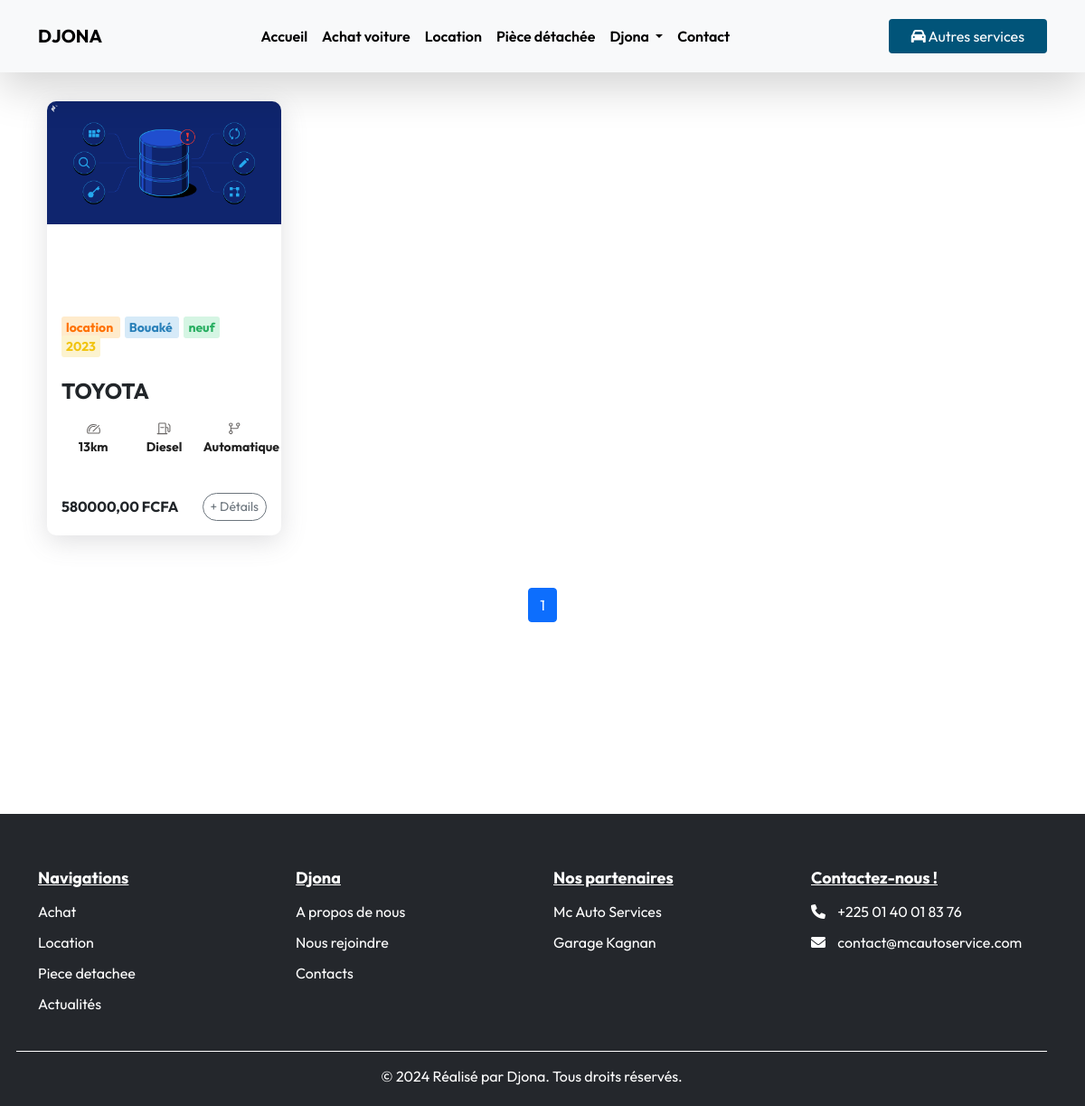
Page /recherche-vehicule/ on the committed database.
### djona_admin/models.py (models this page shows, shortened)
class Produit(models.Model):
    id = models.AutoField(primary_key=True)
    hashed_id = models.CharField(max_length=64, editable=False, unique=True)
    images = models.ManyToManyField('Image', related_name='produits')
    marque = models.CharField(max_length=255)
    modele = models.CharField(max_length=255)
    annee = models.CharField(max_length=4)
    CARBURANT_CHOICES = [
        ('essence', 'Essence'),
        ('diesel', 'Diesel'),
        ('hybride', 'Hybride'),
        ('electrique', 'Électrique'),
    ]
    carburant = models.CharField(max_length=50, choices=CARBURANT_CHOICES)
    type = models.CharField(max_length=255)
    kilometrage = models.PositiveIntegerField(validators=[MinValueValidator(0)])
    prix = models.DecimalField(max_digits=10, decimal_places=2, validators=[MinValueValidator(0)])
    TRANSMISSION_CHOICES = [
        ('manuelle', 'Manuelle'),
        ('automatique', 'Automatique'),
    ]
    transmission = models.CharField(max_length=50, choices=TRANSMISSION_CHOICES)
    description = models.TextField()
    ville = models.CharField(max_length=255)
    occasion_neuve = models.CharField(max_length=255, help_text="Indiquez si le véhicule est neuf ou d'occasion.")
    immatriculation = models.CharField(max_length=255, unique=True)
    nom_entreprise = models.CharField(max_length=255)
    contact = models.CharField(max_length=255)
    moteur = models.PositiveIntegerField(validators=[MinValueValidator(0)])
    place = models.PositiveIntegerField(validators=[MinValueValidator(0)])
    couleur_interieur = models.CharField(max_length=255, default='No Color')
    couleur_exterieur = models.CharField(max_length=255, default='No Color')
    cylindre = models.PositiveIntegerField(validators=[MinValueValidator(0)])
    puissance_fiscale = models.PositiveIntegerField(validators=[MinValueValidator(0)])  # Correction ici
    nbre_proprio = models.PositiveIntegerField(validators=[MinValueValidator(0)])
    condition = models.CharField(max_length=255)
    prix_location = models.DecimalField(max_digits=10, decimal_places=2, null=True, blank=True, validators=[MinValueValidator(0)])
    limite_assurance = models.DateField()
    date_ajout = models.DateTimeField(auto_now=True)
    statut = models.ForeignKey(
        'EtatVehicule',
        on_delete=models.CASCADE,
        related_name='produits'
    )
    def first_image_url(self):
        first_image = self.images.first()
        if first_image and hasattr(first_image, 'image') and first_image.image:
            return first_image.image.url
        return None
    first_image_url.short_description = 'Image'
    class Meta:
        ordering = ['-date_ajout']

class Image(models.Model):
    image = models.ImageField(upload_to='images/')
    date_ajout = models.DateTimeField(auto_now_add=True)

class EtatVehicule(models.Model):
    nom = models.CharField(max_length=50, unique=True)
    date_ajout = models.DateTimeField(auto_now_add=True)
    class Meta:
        ordering = ['-date_ajout']
    def __str__(self):
        return self.nom

### djona_admin/views.py (the view)
# urls.py: path('recherche-vehicule/', views.searchCar, name='recherche'),
def searchCar(request):
    marque = request.GET.get('marque', '').strip()
    carrosserie = request.GET.get('type', '').strip()
    boite = request.GET.get('transmission', '').strip()
    carburant = request.GET.get('carburant', '').strip()
    error_messages = {
        'marque': None,
        'type': None,
        'transmission': None,
        'carburant': None,
    }
    filtres = Q()
    if marque:
        filtres &= Q(marque__iexact=marque)
        if not Produit.objects.filter(marque__iexact=marque).exists():
            error_messages['marque'] = f"Aucune marque ne correspond à '{marque}'."
    if carrosserie:
        filtres &= Q(type__iexact=carrosserie)
        if not Produit.objects.filter(type__iexact=carrosserie).exists():
            error_messages['type'] = f"Aucun type de carrosserie ne correspond à '{carrosserie}'."
    if boite:
        filtres &= Q(transmission__iexact=boite)
        if not Produit.objects.filter(transmission__iexact=boite).exists():
            error_messages['transmission'] = f"Aucune transmission ne correspond à '{boite}'."
    if carburant:
        filtres &= Q(carburant__iexact=carburant)
        if not Produit.objects.filter(carburant__iexact=carburant).exists():
            error_messages['carburant'] = f"Aucun carburant ne correspond à '{carburant}'."
    produits = Produit.objects.filter(filtres) if filtres else Produit.objects.all()
    message = None
    if not produits.exists():
        message = "Aucun véhicule ne correspond à vos critères."
    paginator = Paginator(produits, 8)
    page_number = request.GET.get('page')
    page_obj = paginator.get_page(page_number)
    unique_marques = Produit.objects.values_list('marque', flat=True).distinct()
    unique_carrosseries = Produit.objects.values_list('type', flat=True).distinct()
    unique_boites = Produit.objects.values_list('transmission', flat=True).distinct()
    unique_carburants = Produit.objects.values_list('carburant', flat=True).distinct()
    context = {
        'produits': page_obj.object_list,
        'message': message,
        'error_messages': error_messages,
        "is_location_page": False,
        "is_piece_detache_page": False,
        'is_recherche_vehicule_page': True,
        "list_products": page_obj.object_list,
        "page_obj": page_obj,
        "unique_marques": unique_marques,
        "unique_carrosseries": unique_carrosseries,
        "unique_boites": unique_boites,
        "unique_carburants": unique_carburants,
    }
    return render(request, 'recherchevehicule.html', context)

### djona_admin/templates/recherchevehicule.html
{% extends 'base.html' %}
{% block content %}
    <div class="container">
        <br/><br/><br/>
        {% include 'layout/recherche_card.html' %}
            <br/><br/><br/><br/>
    </div>
{% endblock %}

### djona_admin/templates/layout/recherche_card.html (shortened to what this page needs)
<section class="vehicles-section">
    <div class="container">
        <div class="row">
            <div class="{% if is_location_page or is_piece_detache_page or is_recherche_vehicule_page %}col-md-12{% else %}col-md-9{% endif %}">
                <div class="row">
                    {% for produit in produits %}
                        {% if produit.statut %}
                            <div class="col-lg-3 col-sm-6 col-12 px-2 veh_next" style="padding:8px;">
                                <div class="vehicle-card" style=" box-shadow: rgba(100, 100, 111, 0.2) 0px 7px 29px 0px;">
                                    <div class="vehicle-img" style="width:100%;height:200px;overflow:hidden;">
                                        {% if produit.first_image_url %}
                                            <img src="{{ produit.first_image_url }}" alt="{{ produit.marque }}" class="img-fluid">
                                        {% else %}
                                            <p>Pas d'image</p>
                                        {% endif %}
                                    </div>
                                    <div class="vehicle-details p-3 mt-4">
                                        <p class="mb-2 text-start fw-bold small">
                                            <span style="background-color:#FFEBCC; color:#FF7101; padding:3px 5px; border-radius:3px; margin-right:5px;">
                                                {{ produit.statut }}
                                            </span>
                                            <span style="background-color:#D6EAF8; color:#2980B9; padding:3px 5px; border-radius:3px; margin-right:5px;">
                                                {{ produit.ville }}
                                            </span>
                                            <span style="background-color:#D5F5E3; color:#27AE60; padding:3px 5px; border-radius:3px; margin-right:5px;">
                                                {{ produit.occasion_neuve }}
                                            </span>
                                            <span style="background-color:#FCF3CF; color:#F1C40F; padding:3px 5px; border-radius:3px; margin-right:5px;">
                                                {{ produit.annee }}
                                            </span>
                                        </p>
                                        <h5 class="text-dark fw-bold text-start mb-3 mt-4">{{ produit.marque|upper }}</h5>
                                        <div class="row gx-2 mb-3 text-muted mt-3">
                                            <div class="col-4 text-center small" style="font-weight: 700;">
                                                <p style="color:#222;"> {{ produit.kilometrage }}km</p>
                                            </div>
                                            <div class="col-4 text-center small" style="font-weight: 700;">
                                                <p style="color:#222;"> {{ produit.carburant|capfirst }} </p>
                                            </div>
                                            <div class="col-4 text-center small" style="font-weight: 700;">
                                                <p style="color:#222;">  {{ produit.transmission|capfirst }} </p>
                                            </div>
                                        </div>
                                        <div class="d-flex justify-content-between align-items-center mt-4">
                                            <p class="fw-bold mb-0">{{ produit.prix }} FCFA</p>
                                            <a href="{% url 'product_detail' produit.id %}" class="btn btn-outline-secondary btn-sm rounded-pill">
                                                + Détails
                                            </a>
                                        </div>
                                    </div>
                                </div>
                            </div>
                        {% endif %}
                    {% endfor %}
                </div>
                <br/>
                <div class="d-flex justify-content-center mt-4">
                    <nav aria-label="Page navigation">
                        <ul class="pagination">
                            {% for num in page_obj.paginator.page_range %}
                                <li class="page-item {% if page_obj.number == num %}active{% endif %}">
                                    <a class="page-link" href="?page={{ num }}">{{ num }}</a>
                                </li>
                            {% endfor %}
                        </ul>
                    </nav>
                </div>
            </div>
        </div>
    </div>
</section>

### djona_admin/static/css/style.css (style rules this page uses)
* { box-sizing: border-box; padding: 0; margin: 0; font-family: 'Outfit'; }
html { scroll-behavior: smooth; }
body { background-color: #fff; font-family: 'Josefin Sans'; }
.vehicles-section { padding: 30px 0; }
.vehicle-card { margin: 2px; }
.vehicle-card { border-radius: 10px; box-shadow: 0 4px 10px rgba(229, 228, 228, 0.1); overflow: hidden; transition: transform 0.3s ease, box-shadow 0.3s ease; }
.vehicle-img { overflow: hidden; position: relative; }
.vehicle-img img { width: 100%; transition: transform 0.3s ease; }
.vehicle-details { padding: 20px; text-align: center; }
.vehicle-details h5 { font-size: 1.5rem; color: #000000; margin-bottom: 10px; font-weight: bold; }

### rows in the picture
Produit: first_image_url (picture), statut "location", ville "Bouaké", occasion_neuve "neuf", annee "2023", marque "TOYOTA", kilometrage "13", carburant "Diesel", transmission "Automatique", prix "580000,00"

### other values in the picture
{{ num }} "1"
